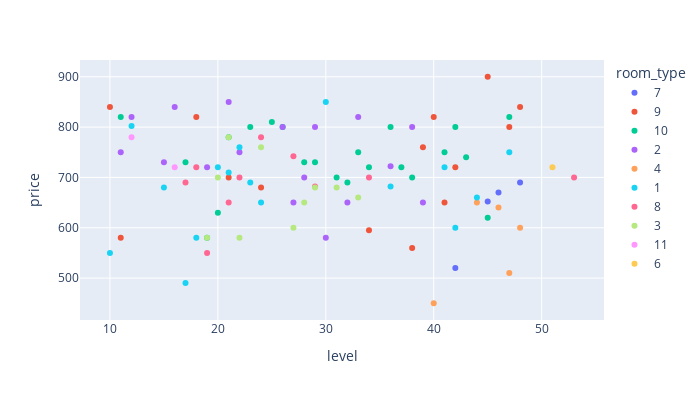

Notebook cell for this chart:
### Code cell
fig.show()

### Figure 1 — Plotly figure (JSON) as saved in the notebook; plotly's stock layout.template omitted (floating-point values rounded to 4 significant figures)
{"data": [{"hovertemplate": "room_type=7<br>level=%{x}<br>price=%{y}<extra></extra>", "legendgroup": "7", "marker": {"color": "#636efa", "symbol": "circle"}, "mode": "markers", "name": "7", "orientation": "v", "showlegend": true, "type": "scatter", "x": [42, 46, 45, 48], "xaxis": "x", "y": [520, 670, 652, 690], "yaxis": "y"}, {"hovertemplate": "room_type=9<br>level=%{x}<br>price=%{y}<extra></extra>", "legendgroup": "9", "marker": {"color": "#EF553B", "symbol": "circle"}, "mode": "markers", "name": "9", "orientation": "v", "showlegend": true, "type": "scatter", "x": [38, 41, 34, 11, 24, 39, 10, 45, 48, 40, 18, 21, 47, 42], "xaxis": "x", "y": [560, 650, 595, 580, 680, 760, 840, 900, 840, 820, 820, 700, 800, 720], "yaxis": "y"}, {"hovertemplate": "room_type=10<br>level=%{x}<br>price=%{y}<extra></extra>", "legendgroup": "10", "marker": {"color": "#00cc96", "symbol": "circle"}, "mode": "markers", "name": "10", "orientation": "v", "showlegend": true, "type": "scatter", "x": [19, 45, 38, 11, 31, 34, 17, 25, 29, 47, 26, 21, 28, 42, 37, 43, 32, 36, 41, 33, 23, 20], "xaxis": "x", "y": [580, 620, 700, 820, 700, 720, 730, 810, 730, 820, 800, 780, 730, 800, 720, 740, 690, 800, 750, 750, 800, 630], "yaxis": "y"}, {"hovertemplate": "room_type=2<br>level=%{x}<br>price=%{y}<extra></extra>", "legendgroup": "2", "marker": {"color": "#ab63fa", "symbol": "circle"}, "mode": "markers", "name": "2", "orientation": "v", "showlegend": true, "type": "scatter", "x": [39, 27, 32, 19, 29, 12, 16, 36, 33, 21, 22, 26, 38, 28, 15, 11, 30], "xaxis": "x", "y": [650, 650, 650, 720, 800, 820, 840, 722, 820, 850, 750, 800, 800, 700, 730, 750, 580], "yaxis": "y"}, {"hovertemplate": "room_type=4<br>level=%{x}<br>price=%{y}<extra></extra>", "legendgroup": "4", "marker": {"color": "#FFA15A", "symbol": "circle"}, "mode": "markers", "name": "4", "orientation": "v", "showlegend": true, "type": "scatter", "x": [47, 40, 44, 46, 48], "xaxis": "x", "y": [510, 450, 650, 640, 600], "yaxis": "y"}, {"hovertemplate": "room_type=1<br>level=%{x}<br>price=%{y}<extra></extra>", "legendgroup": "1", "marker": {"color": "#19d3f3", "symbol": "circle"}, "mode": "markers", "name": "1", "orientation": "v", "showlegend": true, "type": "scatter", "x": [42, 10, 44, 24, 18, 17, 47, 12, 30, 15, 23, 22, 20, 21, 41, 36], "xaxis": "x", "y": [600, 550, 660, 650, 580, 490, 750, 802, 850, 680, 690, 760, 720, 710, 720, 682], "yaxis": "y"}, {"hovertemplate": "room_type=8<br>level=%{x}<br>price=%{y}<extra></extra>", "legendgroup": "8", "marker": {"color": "#FF6692", "symbol": "circle"}, "mode": "markers", "name": "8", "orientation": "v", "showlegend": true, "type": "scatter", "x": [19, 34, 29, 53, 24, 17, 27, 18, 21, 22], "xaxis": "x", "y": [550, 700, 682, 700, 780, 690, 742, 720, 650, 700], "yaxis": "y"}, {"hovertemplate": "room_type=3<br>level=%{x}<br>price=%{y}<extra></extra>", "legendgroup": "3", "marker": {"color": "#B6E880", "symbol": "circle"}, "mode": "markers", "name": "3", "orientation": "v", "showlegend": true, "type": "scatter", "x": [19, 22, 27, 29, 20, 21, 24, 31, 33, 28], "xaxis": "x", "y": [580, 580, 600, 680, 700, 780, 760, 680, 660, 650], "yaxis": "y"}, {"hovertemplate": "room_type=11<br>level=%{x}<br>price=%{y}<extra></extra>", "legendgroup": "11", "marker": {"color": "#FF97FF", "symbol": "circle"}, "mode": "markers", "name": "11", "orientation": "v", "showlegend": true, "type": "scatter", "x": [12, 16], "xaxis": "x", "y": [780, 720], "yaxis": "y"}, {"hovertemplate": "room_type=6<br>level=%{x}<br>price=%{y}<extra></extra>", "legendgroup": "6", "marker": {"color": "#FECB52", "symbol": "circle"}, "mode": "markers", "name": "6", "orientation": "v", "showlegend": true, "type": "scatter", "x": [51], "xaxis": "x", "y": [720], "yaxis": "y"}], "layout": {"height": 400, "legend": {"title": {"text": "room_type"}, "tracegroupgap": 0}, "margin": {"t": 60}, "width": 700, "xaxis": {"anchor": "y", "domain": [0, 1], "title": {"text": "level"}}, "yaxis": {"anchor": "x", "domain": [0, 1], "title": {"text": "price"}}}}
